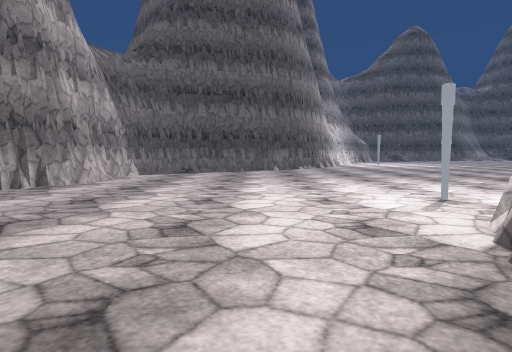
[1] (above)

16 first-person views from a walk through a Unity game level. The camera is 1.2 m above the floor, tilts 4° down and sees 75° across. The floor is counted in squares, 2 m on a side. Each view is taken from the middle of a square. On the plan, view 1 faces up. The plan holds only what a view shows up to about 10 squares ahead; the rest is blank. The place goes on beyond the plan. The player character is not drawn. Some surface patterns are stand-ins.

[2]
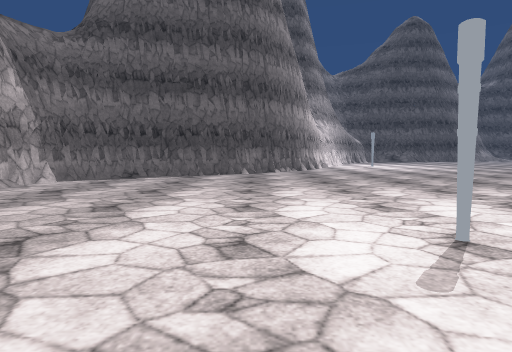

[3]
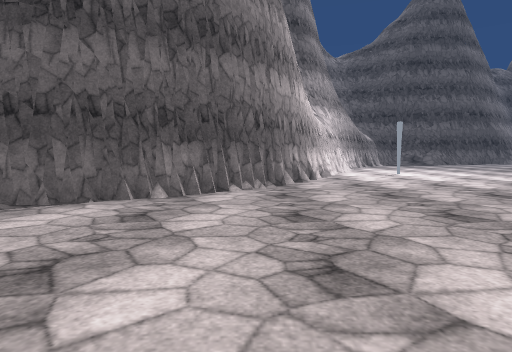

[4]
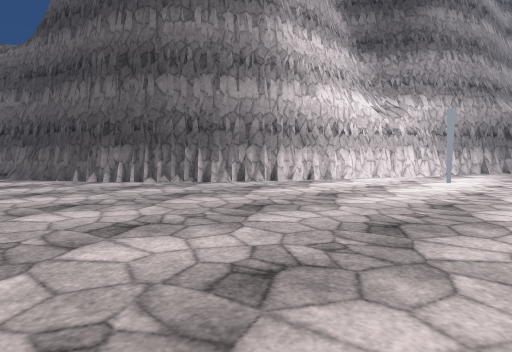

[5]
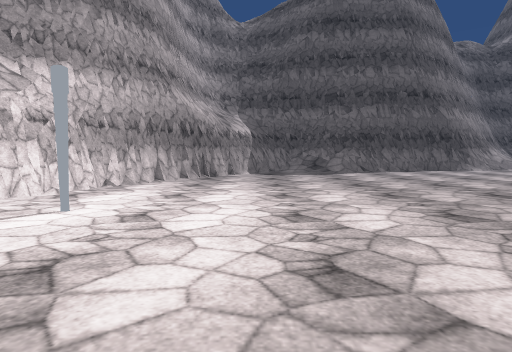

[6]
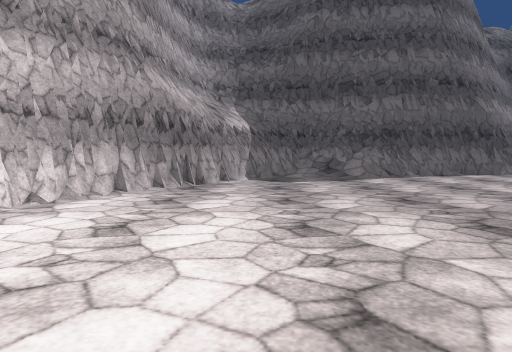

[7]
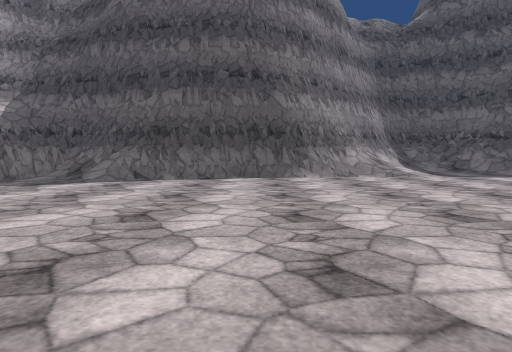

[8]
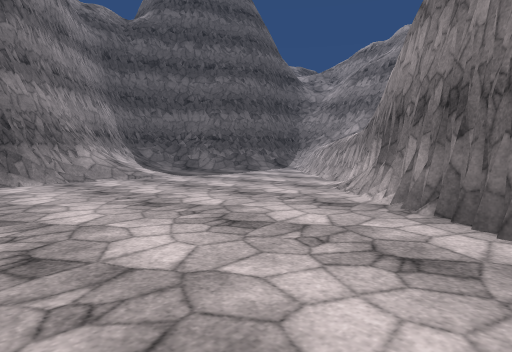

[9]
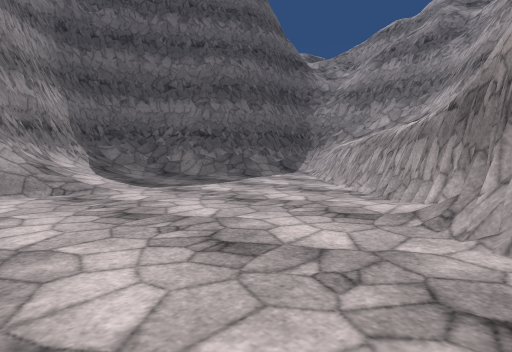

[10]
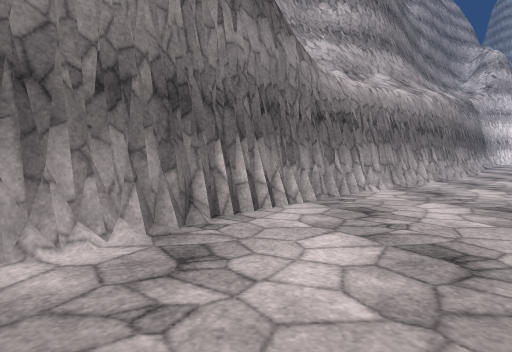

[11]
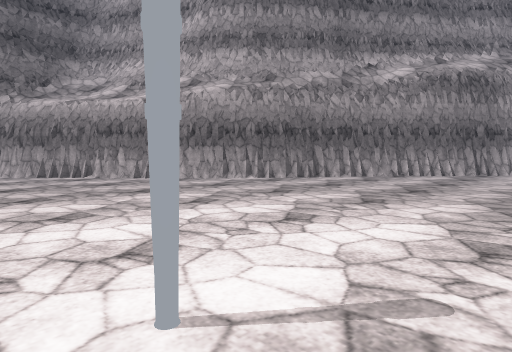

[12]
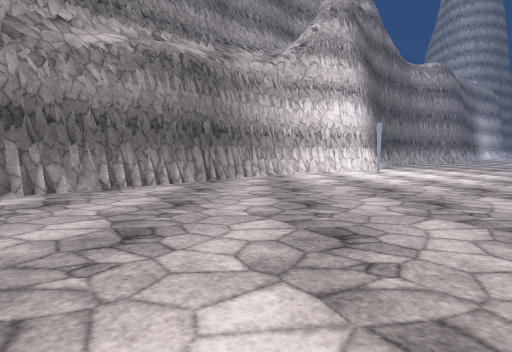

[13]
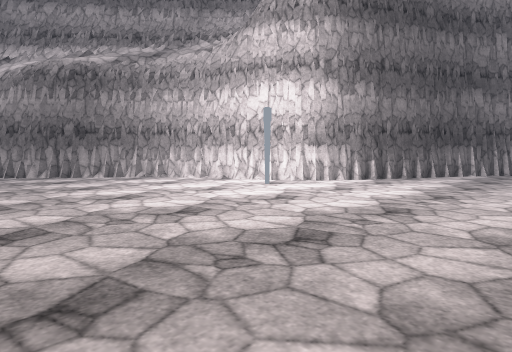

[14]
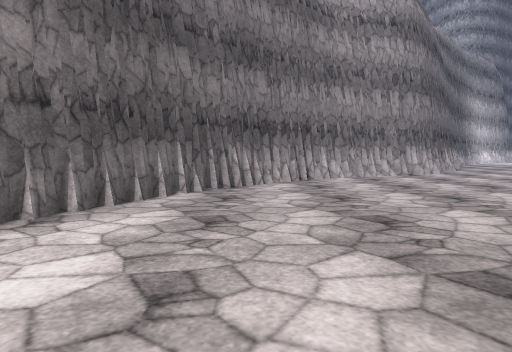

[15]
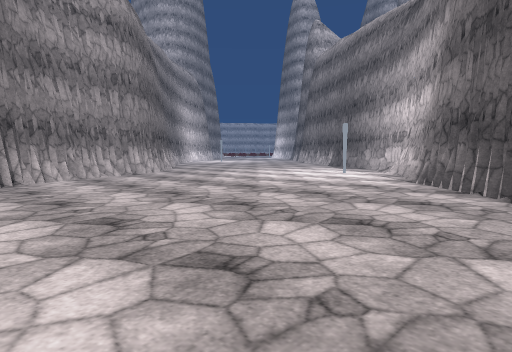

[16]
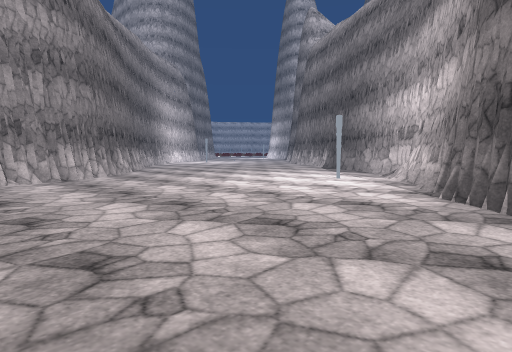

### Floor plan
Key: @ floor where view 1 was taken; # wall or solid block; . floor; / step, stairs or slope; ^ raised ledge; O other object.
Columns run from 11 left of view 1 to 24 right of it. Each row starts with its distance up from view 1.
 28                              #####
 27                             ##//###
 26                            ##//.//##
 25                          ###//...///
 24                    ########......./^
 23                   ##.............##
 22                  ##..............#
 21                  #..............##
 20                 ##.............##
 19                 #.............##
 18                ##............##
 17                #............##
 16               ##.O.........##
 15               #...........##
 14              ##.........###
 13             ##.........##
 12            ##..........#
 11         ####..........##
 10         #............##
  9        ##...........##
  8        #...........##
  7        #..........##
  6        #..........#
  5        ..........##
  4     ##.......O.###
  3    ##.........##
  2   ##.........##
  1 ###.........##
  0 #..........@#
 -1 .O.........##
 -2 ...........#
 -3 ..........##
 -4  .......###
 -5   ....###
 -6    ..##
 -7     ##

Where each view was taken, in squares from view 1:
view 1: 0 up, 0 right, facing up
view 2: 2 up, 1 right, facing up
view 3: 7 up, 2 right, facing up
view 4: 9 up, 8 right, facing up-left
view 5: 13 up, 8 right, facing up
view 6: 15 up, 8 right, facing up
view 7: 16 up, 14 right, facing up
view 8: 17 up, 14 right, facing up-right
view 9: 19 up, 16 right, facing up-right
view 10: 21 up, 17 right, facing down
view 11: 17 up, 5 right, facing down-right
view 12: 14 up, 6 right, facing down
view 13: 9 up, 2 left, facing down-right
view 14: 4 up, 1 left, facing down
view 15: 4 up, 1 left, facing down-left
view 16: 3 up, 3 left, facing down-left
